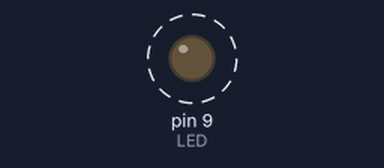
Simulated run of this sketch. Board: Arduino Uno, built with avr-gcc and run on an emulated ATmega328P. Parts: output pins drawn as LEDs (lit = HIGH). Dashed ring = blinking.

Above: at 0.5 s.
Timing chart, 0 to 4.6 s (numbered marks = the images above):
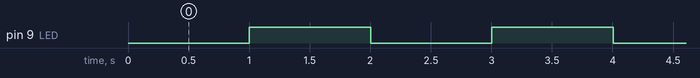

Measured:
- by itself, pin 9 (LED): alternates HIGH for 1.0 s and LOW for 1.0 s

The sketch:

led_blinker.ino
```cpp
const unsigned LED = 9;
const unsigned INTERVAL = 1000;

unsigned long prev_time = 0;
bool is_on = false;


void setup() {
    pinMode(LED, OUTPUT);
}

void loop() {
    if (millis() - prev_time > INTERVAL) {
        prev_time = millis();

        is_on = !is_on;
    }

    digitalWrite(LED, is_on);
}
```
